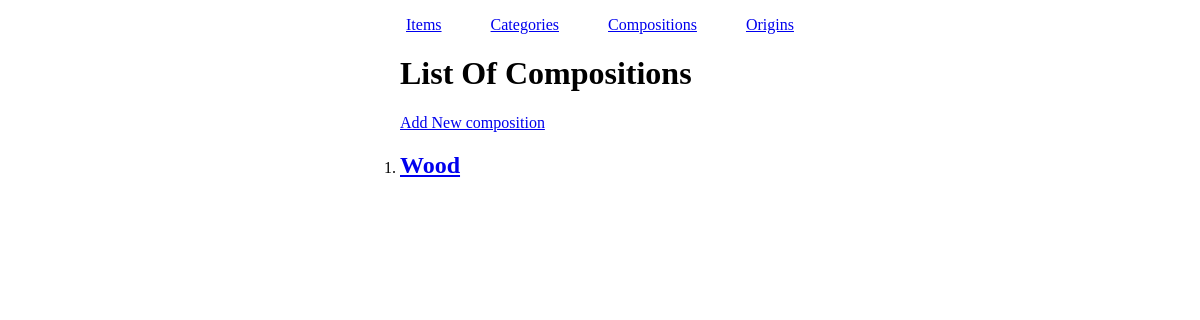
Page /cms/compositions.php on the earlier database version.
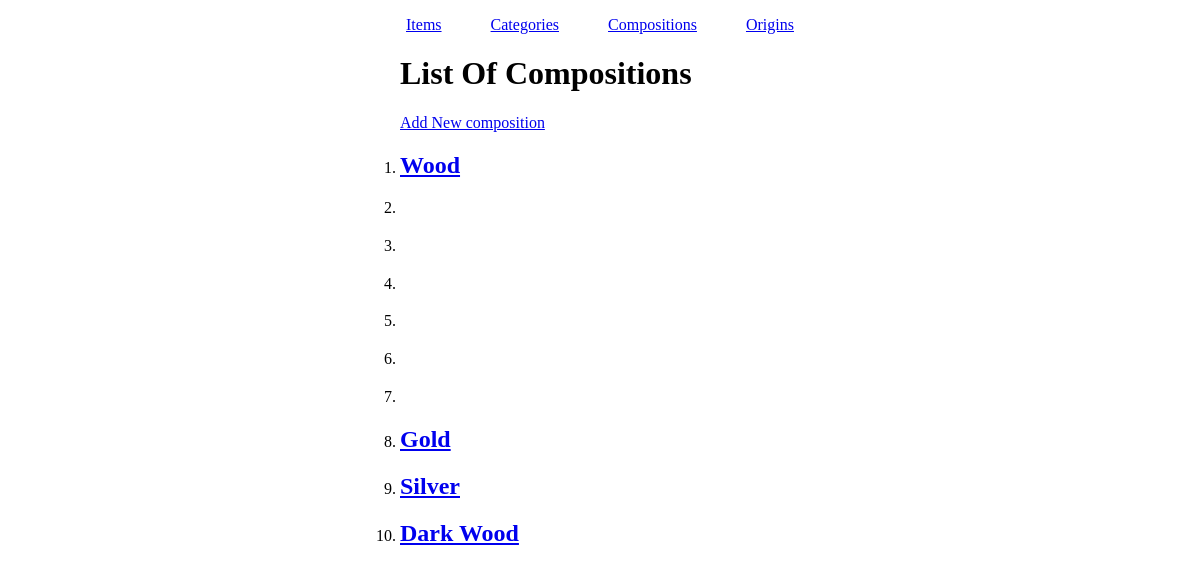
Same page on the later database version.
### tables this page shows
CREATE TABLE IF NOT EXISTS `compositions` (
  `compositionID` int(11) NOT NULL,
  `materialName` varchar(255) NOT NULL
);

### cms/compositions.php (the view, shortened to what this page needs)
<?php
require('../conn/connAntiques.php');
$query = "SELECT * FROM compositions";
$result = mysqli_query($conn, $query);
?><!DOCTYPE html>
<html lang="en-us">
<head>
    <link href="css/cms.css" rel="stylesheet">
    <link href="https://stackpath.bootstrapcdn.com/font-awesome/4.7.0/css/font-awesome.min.css" rel="stylesheet">
</head>
<body>
  <div id="container">
    <?php require('includes/menu.php'); ?>
    <h1>List Of Compositions</h1>
    <p><a href="composition.php">Add New composition</a></p>
    <ol class="item-listing">
      <?php while ($row = mysqli_fetch_array($result)): ?>
      <li>
        <h2><a href="composition.php?compositionID=<?= $row['compositionID']; ?>"><?= $row['materialName']; ?></a></h2>
      </li>
      <?php endwhile; ?>
    </ol>
  </div>
</body>
</html>

Differences in the rows shown:
added compositions: materialName "Gold"
added compositions: materialName "Silver"
added compositions: materialName "Dark Wood"
